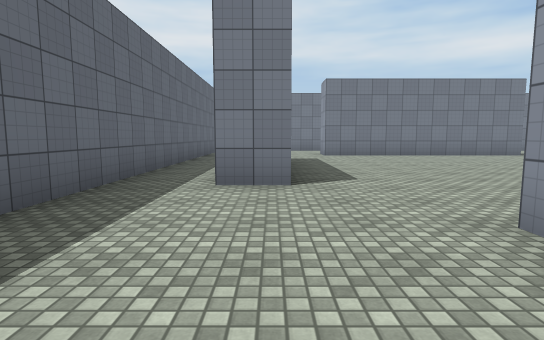
[1] (above)

16 first-person views from a walk through a 3-D level made in the Unity game engine. The camera is 1.3 m above the floor, tilts 6° down and sees 80° across. The floor is counted in squares, 2 m on a side. Each view is taken from the middle of a square. On the plan, view 1 faces up. The plan holds only what a view shows up to about 10 squares ahead; the rest is blank. The player is left out. Surface patterns are stand-ins for the level's own textures.

[2]
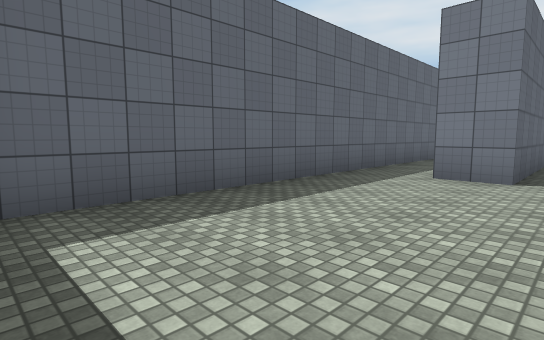

[3]
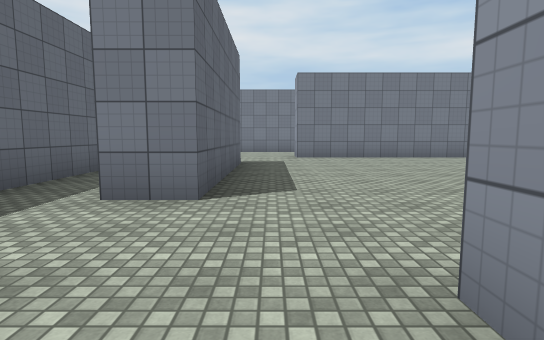

[4]
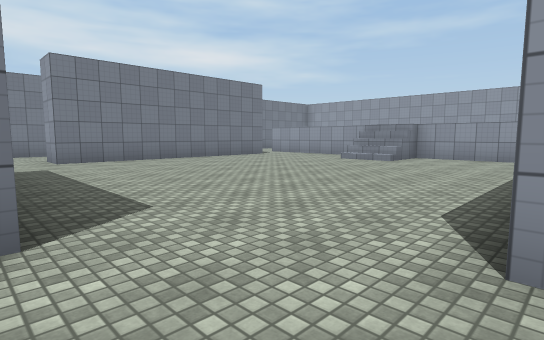

[5]
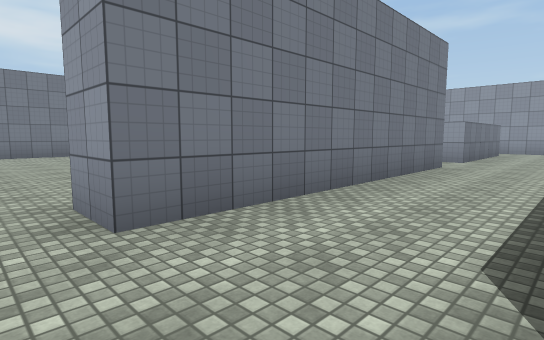

[6]
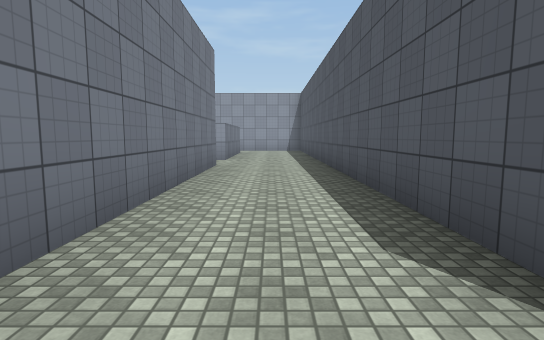

[7]
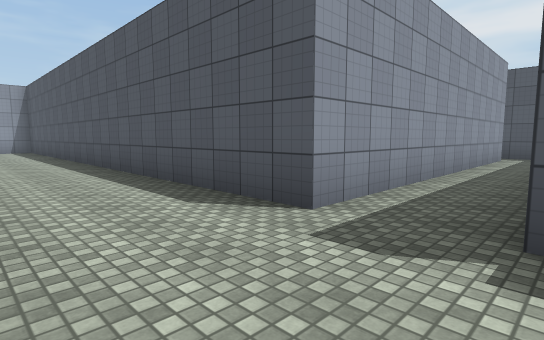

[8]
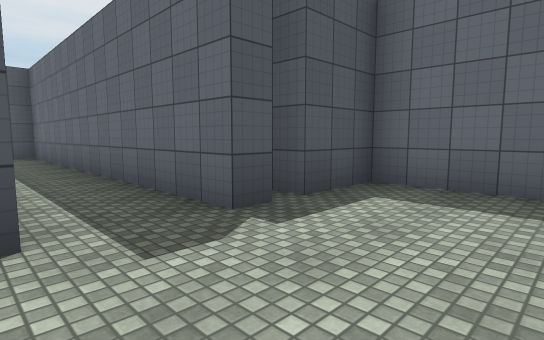

[9]
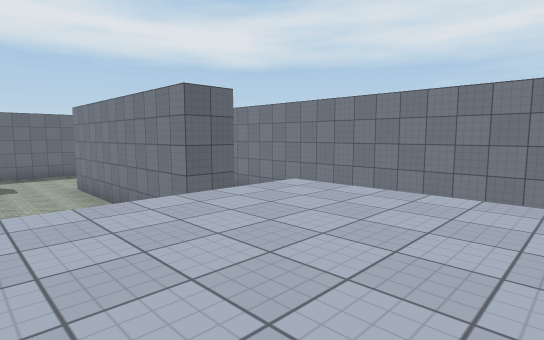

[10]
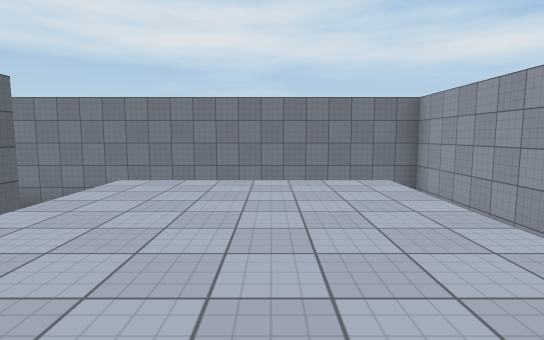

[11]
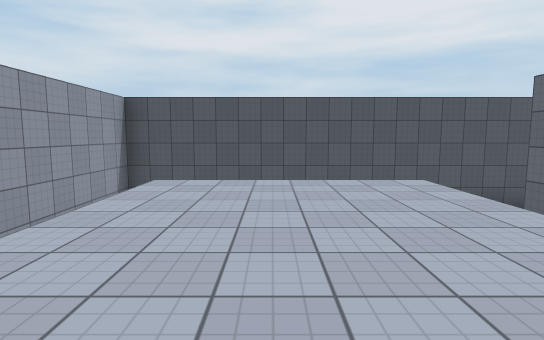

[12]
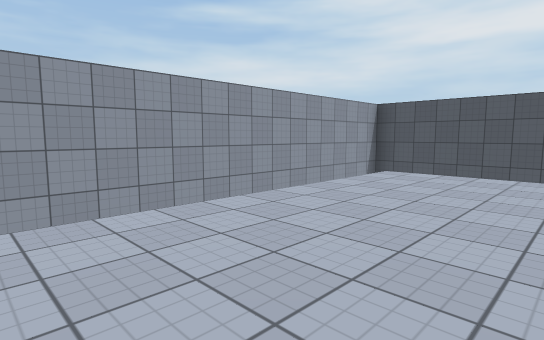

[13]
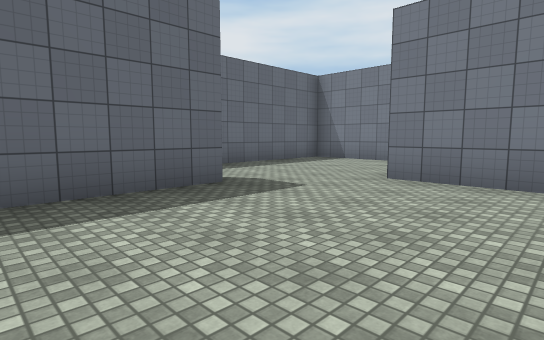

[14]
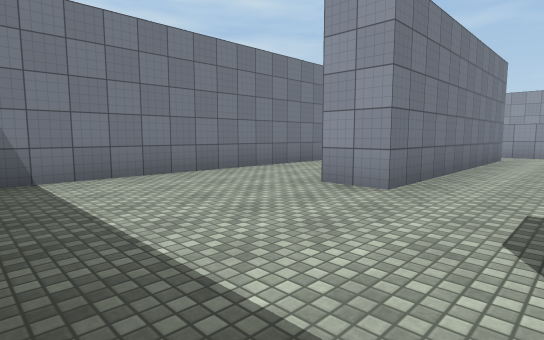

[15]
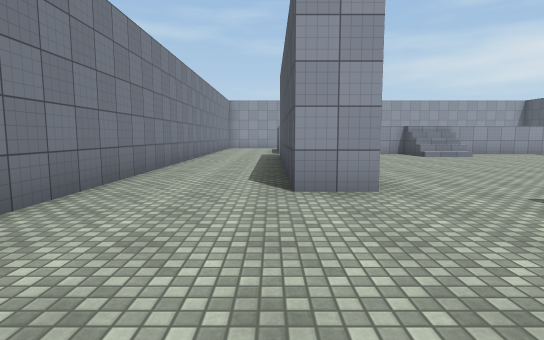

[16]
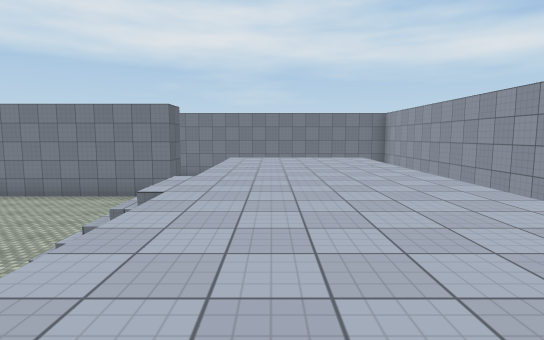

### Floor plan
Key: @ floor where view 1 was taken; # wall or solid block; . main floor; : floor 2 m higher than the main floor; / step, stairs or slope.
Columns run from 3 left of view 1 to 16 right of it. Each row starts with its distance up from view 1.
 15 ###################
 14 #...........       #
 13 #...........       #
 12 #........... ////. #
 11 #....#######.::::. #
 10 #............::::. #
  9 #..........  ::::. #
  8 #..#........ ::::. #
  7 #..#.......//::::. #
  6 #..#.......//::::. #
  5 #..#.........::::. #
  4 #............::::. #
  3 #............::::. #
  2 #....#######.::::. #
  1 #................. #
  0 #..@.............. #
 -1 ####............   #
 -2   ##.##############
 -3    #.#
 -4    #.#
 -5    #.#
 -6    #.#
 -7    #.#
 -8    #.#
 -9    #.#
-10    #..
-11    ###

Positions as (right, up) in squares from view 1, and headings:
1: (0, 0), facing up
2: (1, -1), facing up-left
3: (1, 1), facing up
4: (0, 2), facing up-right
5: (1, -1), facing up-right
6: (1, 0), facing right
7: (0, 1), facing down-right
8: (2, 1), facing down-left
9: (13, 8), facing up-left
10: (12, 7), facing up
11: (12, 6), facing down
12: (11, 7), facing down-right
13: (4, 6), facing up-left
14: (-2, 9), facing up-right
15: (-2, 12), facing right
16: (11, 2), facing up
